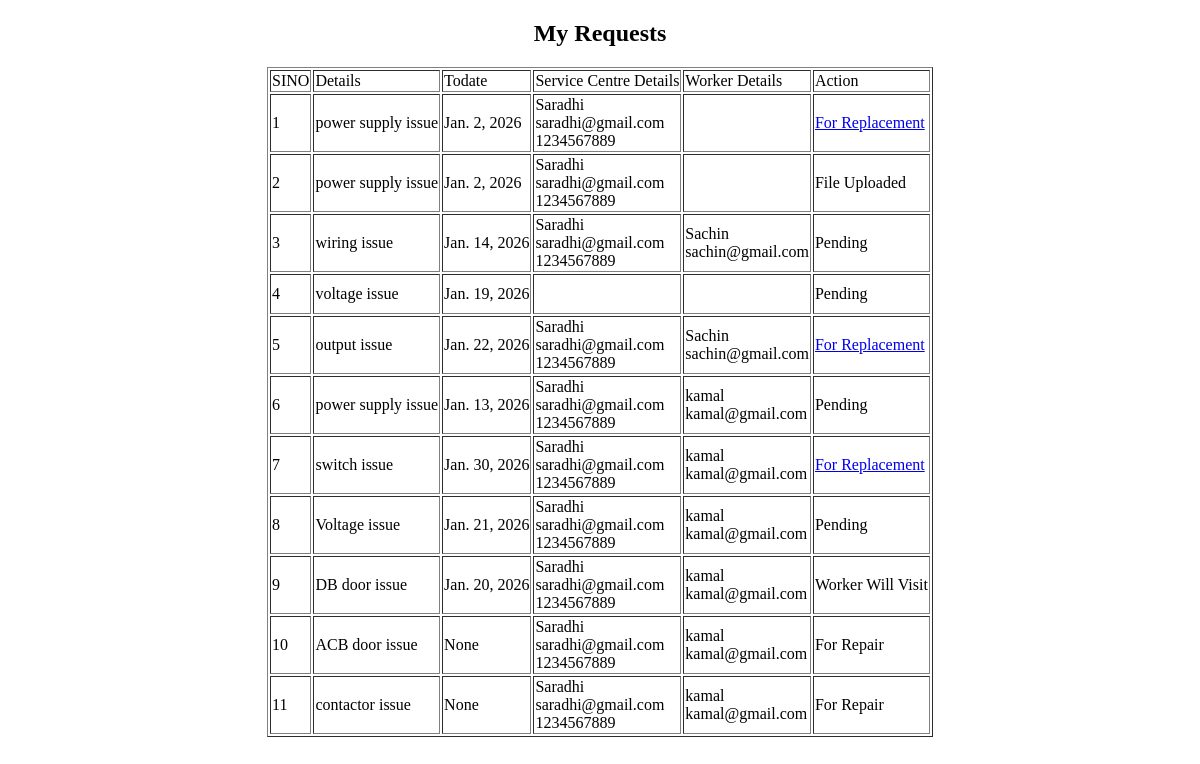
The page /User/myrequest/ (signed in) on the database as committed earlier.
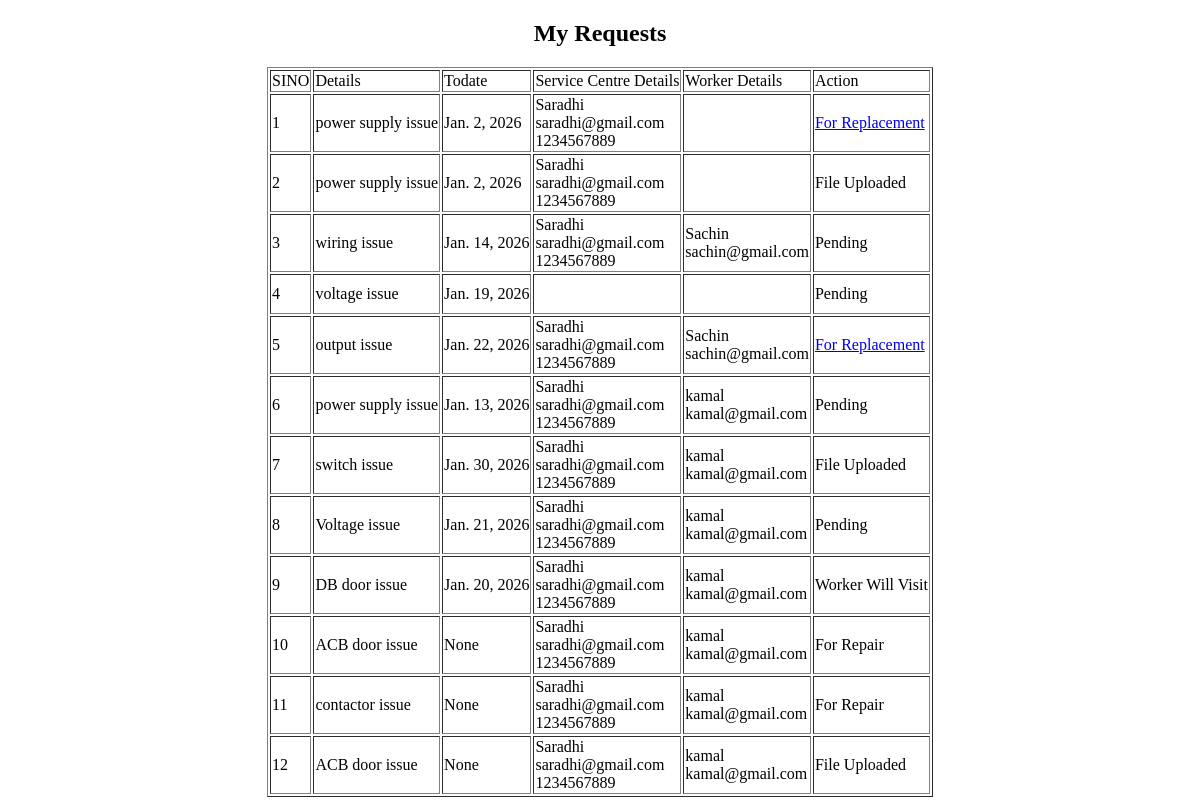
The same page on the database as committed later.
### User/models.py (models this page shows)
class tbl_request(models.Model):
    request_date=models.DateField(auto_now_add=True)
    request_todate=models.DateField(null=True)
    request_details=models.CharField(max_length=50)
    request_emdetails=models.CharField(max_length=50,null=True)
    request_status=models.IntegerField(default=0)
    request_amount=models.CharField(max_length=50)
    request_emergency=models.IntegerField(null=True)
    user=models.ForeignKey(tbl_user,on_delete=models.CASCADE)
    servicecentre=models.ForeignKey(tbl_servicecentre,on_delete=models.CASCADE,null=True)
    worker=models.ForeignKey(tbl_worker,on_delete=models.CASCADE,null=True)
    product_photo=models.FileField(upload_to="Assets/UDocs/",null=True)
    product_bill=models.FileField(upload_to="Assets/UDocs/",null=True)

### Guest/models.py (models this page shows)
class tbl_servicecentre(models.Model):
    servicecentre_name=models.CharField(max_length=50)
    servicecentre_details=models.CharField(max_length=50)
    servicecentre_address=models.CharField(max_length=50)
    servicecentre_photo=models.FileField(upload_to="Assets/ScDocs/")
    servicecentre_proof=models.FileField(upload_to="Assets/ScDocs/")
    servicecentre_contact=models.CharField(max_length=50)
    servicecentre_email=models.CharField(max_length=50)
    servicecentre_password=models.CharField(max_length=50)
    servicecentre_status=models.IntegerField(default=0)
    place=models.ForeignKey(tbl_place,on_delete=models.CASCADE)

### ServiceCentre/models.py (models this page shows)
class tbl_worker(models.Model):
    worker_name=models.CharField(max_length=50)
    worker_email=models.CharField(max_length=50)
    worker_contact=models.CharField(max_length=50)
    worker_address=models.CharField(max_length=50)
    worker_photo=models.FileField(upload_to="Assets/WDocs/")
    worker_password=models.CharField(max_length=50)
    worker_status=models.IntegerField(default=0)
    place=models.ForeignKey(tbl_place,on_delete=models.CASCADE)
    servicecentre_id=models.ForeignKey(tbl_servicecentre,on_delete=models.CASCADE,null=True)

### User/views.py (the view)
# urls.py: path('myrequest/',views.myrequest,name="myrequest"),
def myrequest(request):
    data=tbl_request.objects.filter(user=request.session['uid'])
    return render(request,'User/MyRequest.html',{"sc":data})

### User/Templates/User/MyRequest.html (shortened to what this page needs)
<!DOCTYPE html>
<html lang="en">
<head>
</head>
<body>
    <form action="" method="post">
        <h2 align="center">My Requests</h2>
        <table align="center" border>
            <tr>
                <td>SINO</td>
                <td>Details</td>
                <td>Todate</td>
                <td>Service Centre Details</td>
                <td>Worker Details</td>
                <td>Action</td>
            </tr>
             <tr>
                 {% for i in sc %}
                <td>{{forloop.counter }}</td>
                <td>{{i.request_details}}</td>
                <td>{{i.request_todate}}</td>
                <td>{{i.servicecentre.servicecentre_name}}  <br>
                    {{i.servicecentre.servicecentre_email}} <br>
                    {{i.servicecentre.servicecentre_contact}}</td>
                <td>{{i.worker.worker_name}}  <br>
                    {{i.worker.worker_email}} <br>
                    {{i.worker_contact}}   </td>
                <td>
                    {% if i.request_status == 5 %}
                   <a href="{% url 'User:upload' i.id %}">For Replacement</a>
                    {% elif i.request_status == 9 %}
                    For Repair
                    {% elif i.request_status == 6 %}
                    File Uploaded
                    {% elif i.request_status == 10 %}
                    Worker Will Visit
                    {% else %}
                    Pending
                    {% endif %}
                </td>
            </tr>
                {% endfor %}
        </table>
    </form>
</body>
</html>

Rows that differ between the two databases and show on the page:
changed tbl_request "switch issue": request_status "For Replacement" → "File Uploaded"
added tbl_request: request_details "ACB door issue", request_todate "None", servicecentre.servicecentre_name "Saradhi", servicecentre.servicecentre_email "saradhi@gmail.com", servicecentre.servicecentre_contact "1234567889", worker.worker_name "kamal", worker.worker_email "kamal@gmail.com", request_status "File Uploaded"
